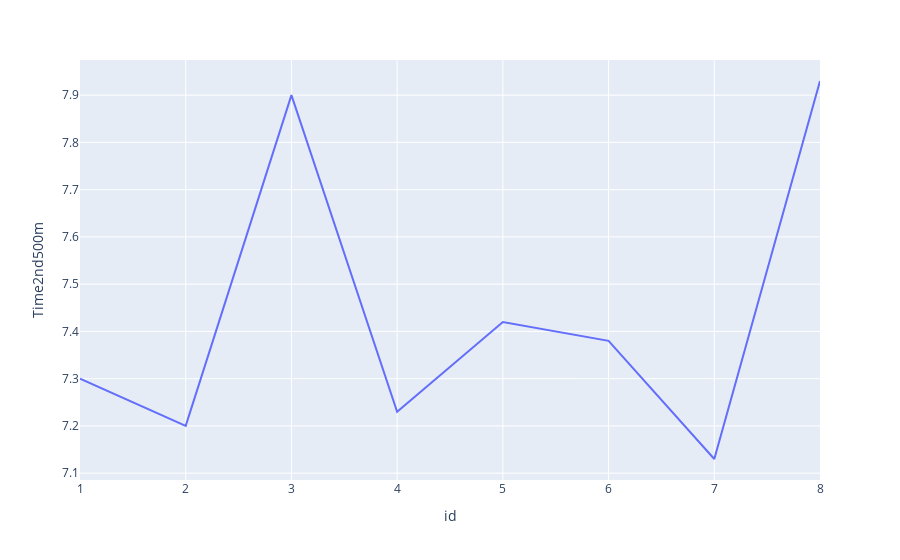

Write notebook code for a chart like this one.
### Code cell
px.line(df_run, x='id', y='Time2nd500m')

### Figure 1 — Plotly figure (JSON) as saved in the notebook; plotly's stock layout.template omitted (floating-point values rounded to 4 significant figures)
{"data": [{"hovertemplate": "id=%{x}<br>Time2nd500m=%{y}<extra></extra>", "legendgroup": "", "line": {"color": "#636efa", "dash": "solid"}, "mode": "lines", "name": "", "orientation": "v", "showlegend": false, "type": "scatter", "x": [1, 2, 3, 4, 5, 6, 7, 8], "xaxis": "x", "y": [7.3, 7.2, 7.9, 7.23, 7.42, 7.38, 7.13, 7.93], "yaxis": "y"}], "layout": {"legend": {"tracegroupgap": 0}, "margin": {"t": 60}, "xaxis": {"anchor": "y", "domain": [0, 1], "title": {"text": "id"}}, "yaxis": {"anchor": "x", "domain": [0, 1], "title": {"text": "Time2nd500m"}}}}
